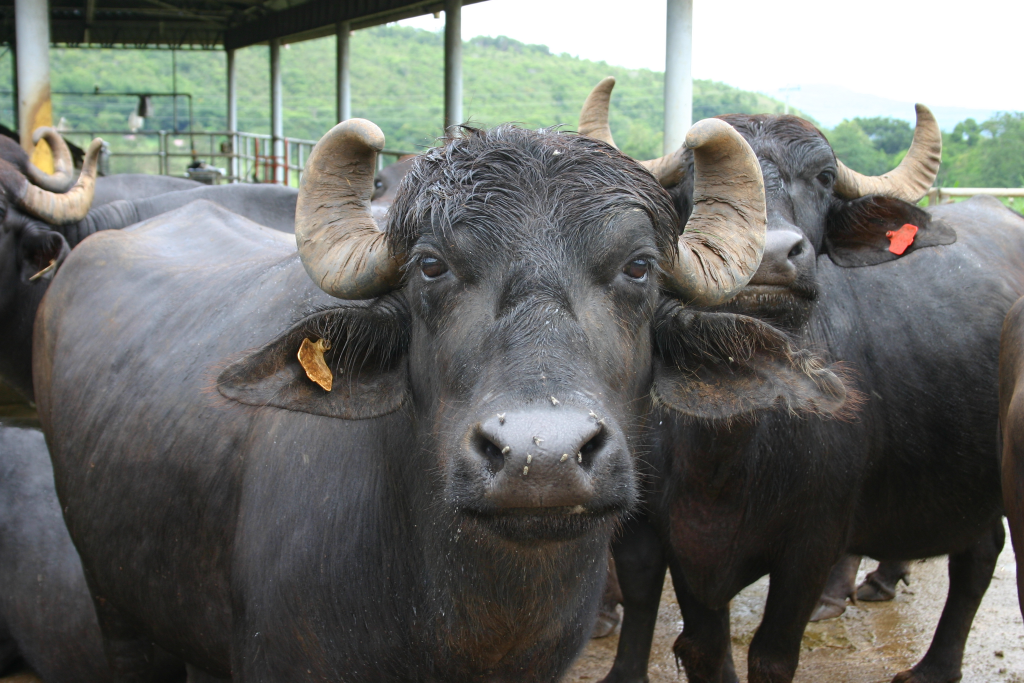
#> input picture test_buffalo.jpg, 3072 x 2048 px (shown at 1/3 size); its folder holds only this picture in this run
$ python -i yolo_crop.py   (imports and definitions only)
#> lines starting #> are read from the running program, lines starting #| are printed output that depends on the picture
#> further down, picture is the input picture: shape (2048, 3072, 3); mean B, G, R 104.4, 108.8, 107
"""
pipeline/yolo_crop.py — YOLO-based cattle detection and cropping.

Ported from src/identify.py:crop_or_full(). Detects cattle in an image,
validates single-animal constraint, and returns a padded crop.

When YOLO fails to detect on the raw image (common with dark-colored Indian
cattle/buffalo from low-contrast phone cameras), the pipeline retries with
CLAHE contrast enhancement. If that also fails, it falls back to using the
full image rather than rejecting the request outright.
"""

import logging
from typing import Optional

import cv2
import numpy as np

from godhaar.config import (
    CROP_PADDING_PX,
    MAX_CATTLE_PER_IMAGE,
    MIN_BBOX_AREA_PCT,
    SUBJECT_CENTER_WEIGHT_POWER,
    SUBJECT_DOMINANCE_RATIO,
    YOLO_CONF,
    YOLO_INTERNAL_CONF,
    YOLO_CATTLE_CLASS_IDS,
    YOLO_COW_CLASS_ID,
    YOLO_MODEL_NAME,
)

log = logging.getLogger("godhaar.yolo_crop")

# Lazy-loaded YOLO model (loaded once on first call or during warmup)
_yolo_model = None


# [27 lines left out: functions load_yolo, warmup_yolo, not called in this run]


# ── Image enhancement for YOLO detection ──────────────────────────────────────

def _enhance_for_detection(img: np.ndarray) -> np.ndarray:
    """Apply CLAHE contrast enhancement to help YOLO detect dark cattle.

    Dark-colored Indian cattle (buffalo, Murrah, etc.) photographed by
    various phone cameras often have very low contrast — the animal blends
    into shadows, dark soil, or overcast skies. CLAHE (Contrast Limited
    Adaptive Histogram Equalization) locally boosts contrast so that the
    animal's outline becomes distinct enough for YOLO to pick up.

    The enhancement is applied ONLY for YOLO detection; the original
    unmodified image is still used for the final crop, so downstream
    embedding and color extraction are unaffected.

    Parameters
    ----------
    img : np.ndarray
        BGR image (original).

    Returns
    -------
    np.ndarray
        Contrast-enhanced BGR image for YOLO inference only.
    """
    # Convert to LAB color space — L channel holds luminance
    lab = cv2.cvtColor(img, cv2.COLOR_BGR2LAB)
#> lab: shape (2048, 3072, 3); mean of channels 0, 1, 2 112.5, 126.8, 130.3
    l_chan, a_chan, b_chan = cv2.split(lab)
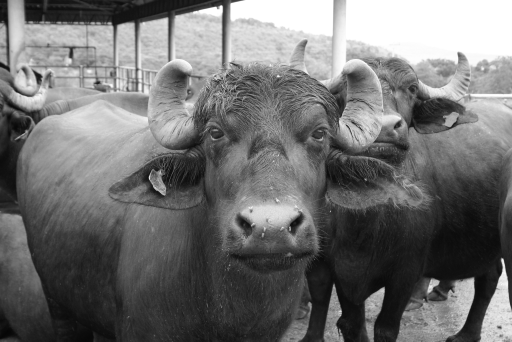
#> l_chan: shape (2048, 3072) (shown at 1/6 size); min 1, max 255, mean 112.5
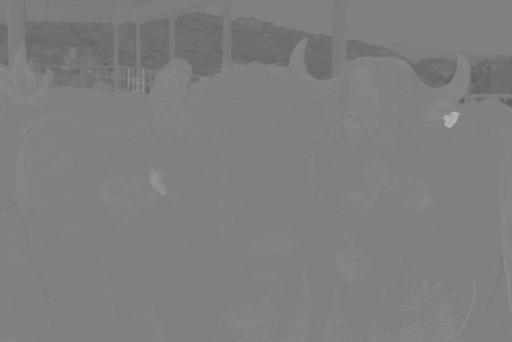
#> a_chan: shape (2048, 3072) (shown at 1/6 size); min 86, max 192, mean 126.8
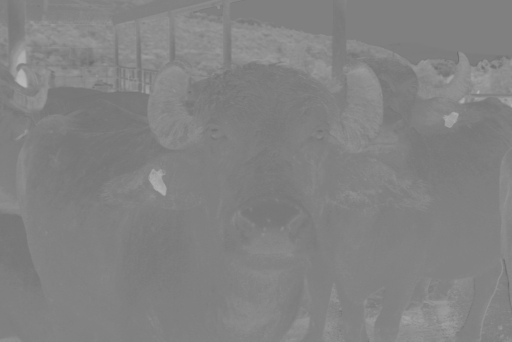
#> b_chan: shape (2048, 3072) (shown at 1/6 size); min 97, max 186, mean 130.3

    # CLAHE on the luminance channel
    # clipLimit=3.0 gives a strong but not over-blown enhancement;
    # tileGridSize 8×8 is the standard for most resolutions.
    clahe = cv2.createCLAHE(clipLimit=3.0, tileGridSize=(8, 8))
    l_enhanced = clahe.apply(l_chan)
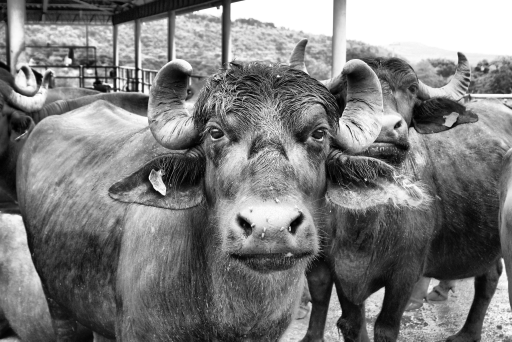
#> l_enhanced: shape (2048, 3072) (shown at 1/6 size); min 0, max 255, mean 124.4

    lab_enhanced = cv2.merge([l_enhanced, a_chan, b_chan])
#> lab_enhanced: shape (2048, 3072, 3); mean of channels 0, 1, 2 124.4, 126.8, 130.3
    enhanced = cv2.cvtColor(lab_enhanced, cv2.COLOR_LAB2BGR)
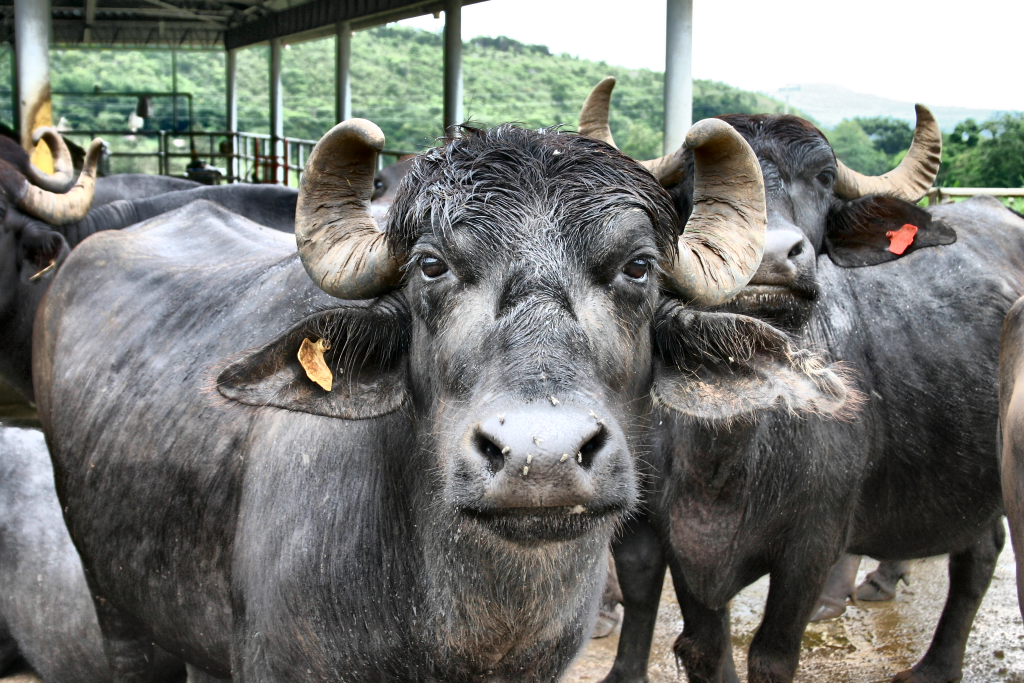
#> enhanced: shape (2048, 3072, 3) (shown at 1/3 size); mean B, G, R 115.7, 120.2, 118.4

    return enhanced


# [357 lines left out: functions _run_yolo, _dominance_score, select_dominant_box, detect_primary_animal, crop_cattle, not called in this run]

>>> import cv2
>>> picture = cv2.imread('../test_buffalo.jpg')
>>> result = _enhance_for_detection(picture)

$ run again, on crop_01.jpg
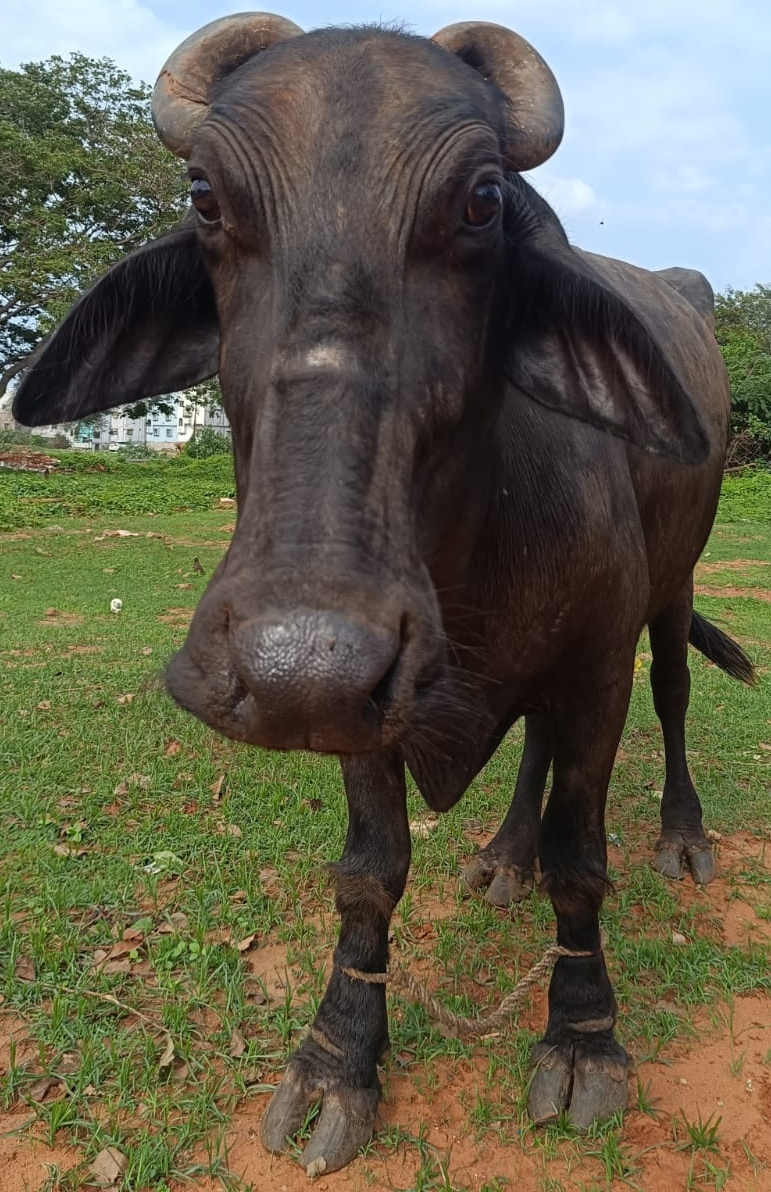
#> input picture crop_01.jpg, 771 x 1192 px
#> picture is the input picture: shape (1192, 771, 3); mean B, G, R 76.2, 95.2, 98.5
#> lab: shape (1192, 771, 3); mean of channels 0, 1, 2 100.2, 126.9, 139.5
#> in _enhance_for_detection, `l_enhanced = clahe.apply(l_chan)`:
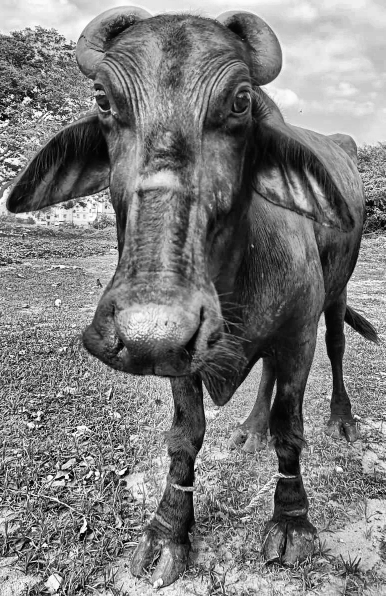
#> l_enhanced: shape (1192, 771) (shown at 1/2 size); min 0, max 255, mean 124.3
#> lab_enhanced: shape (1192, 771, 3); mean of channels 0, 1, 2 124.3, 126.9, 139.5
#> in _enhance_for_detection, `enhanced = cv2.cvtColor(lab_enhanced, cv2.COLOR_LAB2BGR)`:
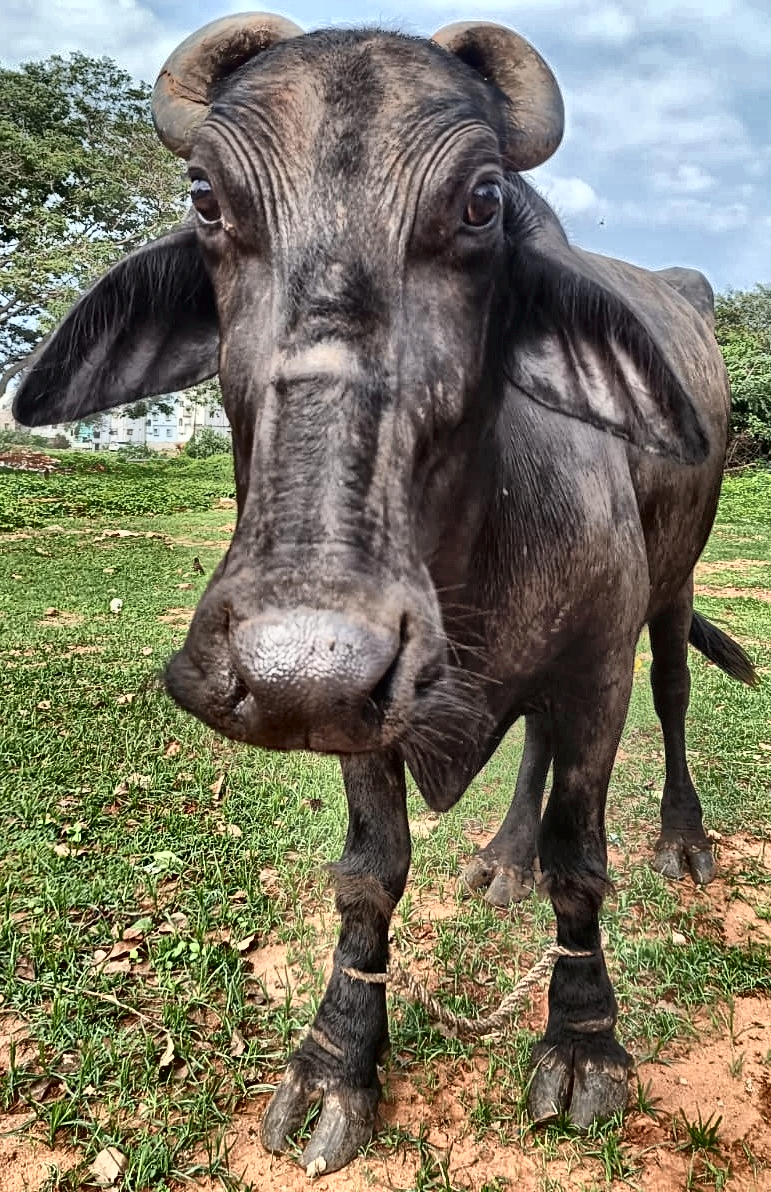
#> enhanced: shape (1192, 771, 3); mean B, G, R 99.7, 119.1, 122.8

$ run again, on crop_02.jpg
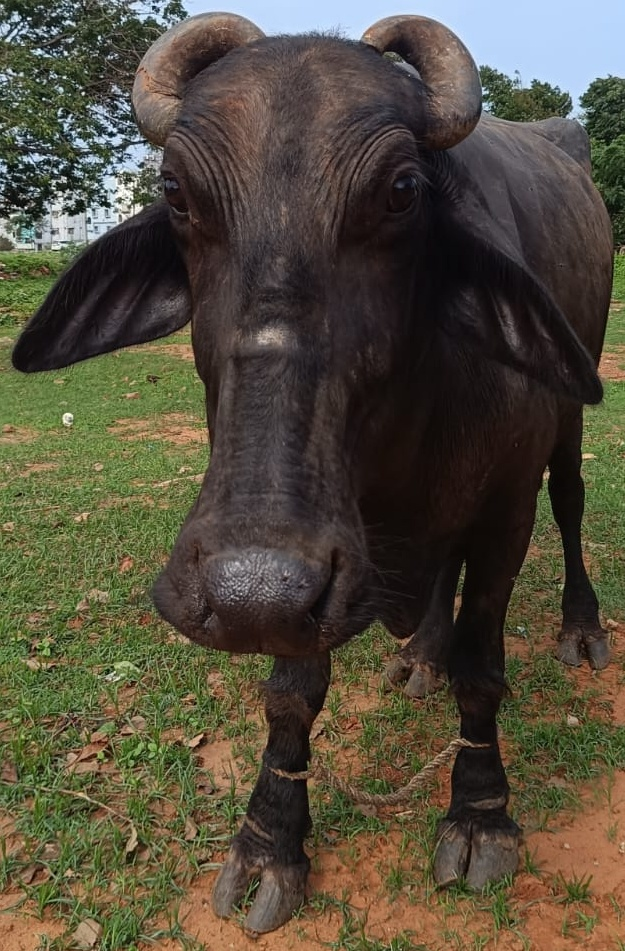
#> input picture crop_02.jpg, 625 x 951 px
#> picture is the input picture: shape (951, 625, 3); mean B, G, R 60.9, 76.6, 83.1
#> lab: shape (951, 625, 3); mean of channels 0, 1, 2 81.6, 128.5, 138.2
#> in _enhance_for_detection, `l_chan, a_chan, b_chan = cv2.split(lab)`:
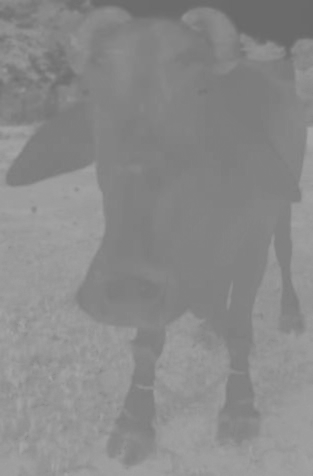
#> b_chan: shape (951, 625) (shown at 1/2 size); min 104, max 167, mean 138.2
#> lab_enhanced: shape (951, 625, 3); mean of channels 0, 1, 2 111.8, 128.5, 138.2
#> in _enhance_for_detection, `enhanced = cv2.cvtColor(lab_enhanced, cv2.COLOR_LAB2BGR)`:
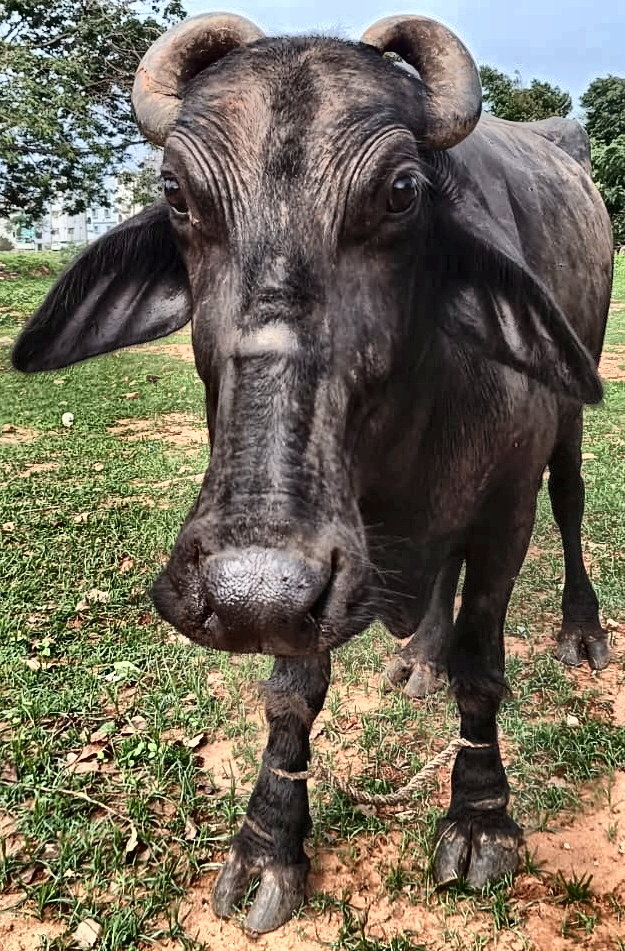
#> enhanced: shape (951, 625, 3); mean B, G, R 89.9, 106.3, 113.3
